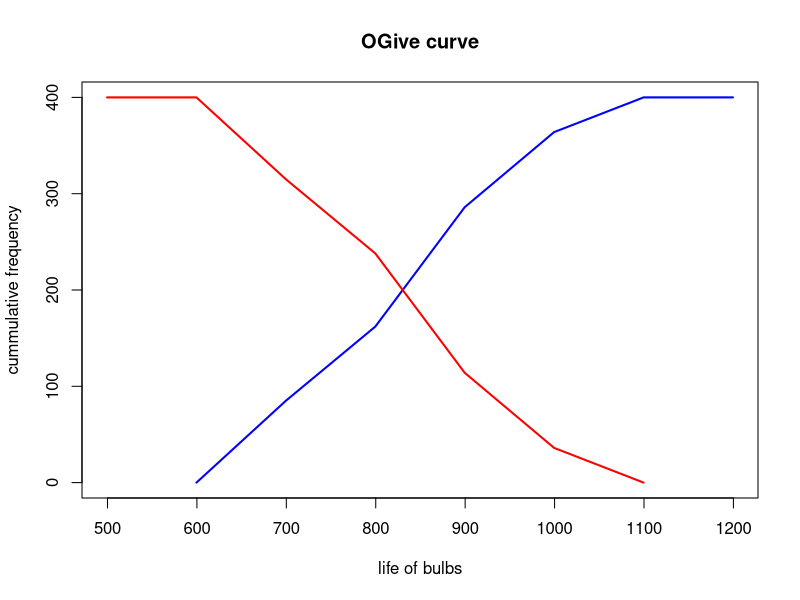

This figure's R source:
ll=seq(499.5,1099.5,100)
ul=seq(599.5,1199.5,100)
f=c(0,85,77,124,78,36,0)

af=cumsum(f)# ascending order cumsum
df=rev(cumsum(rev(f))) # decending order cumsum

#plot the diagram 
plot(ul,af,type="l",col="blue",xlab = "life of bulbs",ylab = "cummulative frequency",
     main="OGive curve",xlim=c(499.5,1199.5),lwd=2)
lines(ll,df,col="red",type="l",lwd=2)
